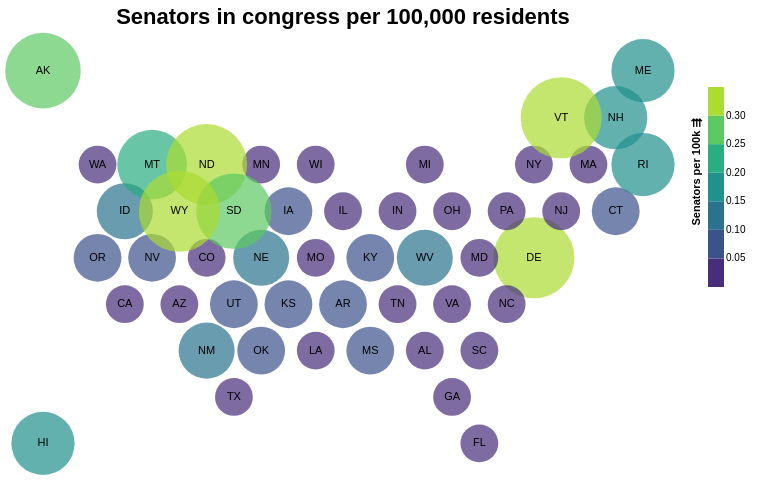

Write a Vega-Lite specification for this figure.
### Vega specification from a JSON file in a GitHub repository (floating-point values rounded to 4 significant figures)
{"$schema": "https://vega.github.io/schema/vega/v5.json", "background": "white", "padding": 5, "width": 600, "height": 400, "title": {"text": ["Senators in congress per 100,000 residents"], "fontSize": 22, "frame": "group"}, "style": "cell", "data": [{"name": "data-c0b37ec7a222f3d0e9fa06c9c4a9ae0e", "values": [{"%-electoral_votes": 1.67, "%-population": 1.55, "%-representatives": 1.61, "%-senators": 2, "Electoral votes per 100K": 0.19, "Population": 4779736, "Representatives per 100K": 0.15, "Senators per 100K": 0.04, "State": "Alabama", "State_Abbr": "AL", "States": "Alabama", "centroid_lat": 0.65, "centroid_lon": 15.0, "state_code": "AL", "type": "Feature", "geometry": {"type": "Polygon", "coordinates": [[[14.0, 0.1], [14.0, 1.2], [15.0, 1.8], [16, 1.2], [16, 0.1], [15.0, -0.5], [14.0, 0.1]]]}}, {"%-electoral_votes": 0.56, "%-population": 0.23, "%-representatives": 0.23, "%-senators": 2, "Electoral votes per 100K": 0.42, "Population": 710231, "Representatives per 100K": 0.14, "Senators per 100K": 0.28, "State": "Alaska", "State_Abbr": "AK", "States": "Alaska", "centroid_lat": 10.85, "centroid_lon": 1.0, "state_code": "AK", "type": "Feature", "geometry": {"type": "Polygon", "coordinates": [[[-3.243e-20, 10.3], [0, 11.4], [1.0, 12.0], [2, 11.4], [2, 10.3], [1.0, 9.7], [-3.243e-20, 10.3]]]}}, {"%-electoral_votes": 2.04, "%-population": 2.07, "%-representatives": 2.07, "%-senators": 2, "Electoral votes per 100K": 0.17, "Population": 6392017, "Representatives per 100K": 0.14, "Senators per 100K": 0.03, "State": "Arizona", "State_Abbr": "AZ", "States": "Arizona", "centroid_lat": 2.35, "centroid_lon": 6.0, "state_code": "AZ", "type": "Feature", "geometry": {"type": "Polygon", "coordinates": [[[5.0, 1.8], [5, 2.9], [6.0, 3.5], [7.0, 2.9], [7.0, 1.8], [6.0, 1.2], [5.0, 1.8]]]}}, {"%-electoral_votes": 1.12, "%-population": 0.94, "%-representatives": 0.92, "%-senators": 2, "Electoral votes per 100K": 0.21, "Population": 2915918, "Representatives per 100K": 0.14, "Senators per 100K": 0.07, "State": "Arkansas", "State_Abbr": "AR", "States": "Arkansas", "centroid_lat": 2.35, "centroid_lon": 12.0, "state_code": "AR", "type": "Feature", "geometry": {"type": "Polygon", "coordinates": [[[11.0, 1.8], [11, 2.9], [12, 3.5], [13.0, 2.9], [13.0, 1.8], [12.0, 1.2], [11.0, 1.8]]]}}, {"%-electoral_votes": 10.22, "%-population": 12.07, "%-representatives": 12.18, "%-senators": 2, "Electoral votes per 100K": 0.15, "Population": 37253956, "Representatives per 100K": 0.14, "Senators per 100K": 0.01, "State": "California", "State_Abbr": "CA", "States": "California", "centroid_lat": 2.35, "centroid_lon": 4, "state_code": "CA", "type": "Feature", "geometry": {"type": "Polygon", "coordinates": [[[3.0, 1.8], [3, 2.9], [4, 3.5], [5, 2.9], [5.0, 1.8], [4, 1.2], [3.0, 1.8]]]}}, {"%-electoral_votes": 1.67, "%-population": 1.63, "%-representatives": 1.61, "%-senators": 2, "Electoral votes per 100K": 0.18, "Population": 5029196, "Representatives per 100K": 0.14, "Senators per 100K": 0.04, "State": "Colorado", "State_Abbr": "CO", "States": "Colorado", "centroid_lat": 4.05, "centroid_lon": 7.0, "state_code": "CO", "type": "Feature", "geometry": {"type": "Polygon", "coordinates": [[[6.0, 3.5], [6.0, 4.6], [7.0, 5.2], [8, 4.6], [8.0, 3.5], [7.0, 2.9], [6.0, 3.5]]]}}, {"%-electoral_votes": 1.3, "%-population": 1.16, "%-representatives": 1.15, "%-senators": 2, "Electoral votes per 100K": 0.2, "Population": 3574097, "Representatives per 100K": 0.14, "Senators per 100K": 0.06, "State": "Connecticut", "State_Abbr": "CT", "States": "Connecticut", "centroid_lat": 5.75, "centroid_lon": 22.0, "state_code": "CT", "type": "Feature", "geometry": {"type": "Polygon", "coordinates": [[[21.0, 5.2], [21.0, 6.3], [22.0, 6.9], [23.0, 6.3], [23.0, 5.2], [22.0, 4.6], [21.0, 5.2]]]}}, {"%-electoral_votes": 0.56, "%-population": 0.19, "%-representatives": 0.23, "%-senators": 2, "Electoral votes per 100K": 0.5, "Population": 601723, "Representatives per 100K": 0.17, "Senators per 100K": 0.33, "State": "Delaware", "State_Abbr": "DE", "States": "Delaware", "centroid_lat": 4.05, "centroid_lon": 19.0, "state_code": "DE", "type": "Feature", "geometry": {"type": "Polygon", "coordinates": [[[18.0, 3.5], [18, 4.6], [19, 5.2], [20, 4.6], [20, 3.5], [19.0, 2.9], [18.0, 3.5]]]}}, {"%-electoral_votes": 5.39, "%-population": 6.09, "%-representatives": 6.21, "%-senators": 2, "Electoral votes per 100K": 0.15, "Population": 18801310, "Representatives per 100K": 0.14, "Senators per 100K": 0.01, "State": "Florida", "State_Abbr": "FL", "States": "Florida", "centroid_lat": -2.75, "centroid_lon": 17, "state_code": "FL", "type": "Feature", "geometry": {"type": "Polygon", "coordinates": [[[16, -2.2], [17.0, -1.6], [18.0, -2.2], [18, -3.3], [17.0, -3.9], [16, -3.3], [16, -2.2]]]}}, {"%-electoral_votes": 2.97, "%-population": 3.14, "%-representatives": 3.22, "%-senators": 2, "Electoral votes per 100K": 0.17, "Population": 9687653, "Representatives per 100K": 0.14, "Senators per 100K": 0.02, "State": "Georgia", "State_Abbr": "GA", "States": "Georgia", "centroid_lat": -1.05, "centroid_lon": 16, "state_code": "GA", "type": "Feature", "geometry": {"type": "Polygon", "coordinates": [[[15.0, -1.6], [15.0, -0.5], [16, 0.1], [17, -0.5], [17.0, -1.6], [16, -2.2], [15.0, -1.6]]]}}, {"%-electoral_votes": 0.74, "%-population": 0.44, "%-representatives": 0.46, "%-senators": 2, "Electoral votes per 100K": 0.29, "Population": 1360301, "Representatives per 100K": 0.15, "Senators per 100K": 0.15, "State": "Hawaii", "State_Abbr": "HI", "States": "Hawaii", "centroid_lat": -2.75, "centroid_lon": 1.0, "state_code": "HI", "type": "Feature", "geometry": {"type": "Polygon", "coordinates": [[[0, -3.3], [3.194e-20, -2.2], [1.0, -1.6], [2.0, -2.2], [2, -3.3], [1.0, -3.9], [0, -3.3]]]}}, {"%-electoral_votes": 0.74, "%-population": 0.51, "%-representatives": 0.46, "%-senators": 2, "Electoral votes per 100K": 0.26, "Population": 1567582, "Representatives per 100K": 0.13, "Senators per 100K": 0.13, "State": "Idaho", "State_Abbr": "ID", "States": "Idaho", "centroid_lat": 5.75, "centroid_lon": 4, "state_code": "ID", "type": "Feature", "geometry": {"type": "Polygon", "coordinates": [[[3.0, 5.2], [3.0, 6.3], [4, 6.9], [5, 6.3], [5.0, 5.2], [4.0, 4.6], [3.0, 5.2]]]}}, {"%-electoral_votes": 3.72, "%-population": 4.16, "%-representatives": 4.14, "%-senators": 2, "Electoral votes per 100K": 0.16, "Population": 12830632, "Representatives per 100K": 0.14, "Senators per 100K": 0.02, "State": "Illinois", "State_Abbr": "IL", "States": "Illinois", "centroid_lat": 5.75, "centroid_lon": 12, "state_code": "IL", "type": "Feature", "geometry": {"type": "Polygon", "coordinates": [[[11.0, 5.2], [11.0, 6.3], [12.0, 6.9], [13.0, 6.3], [13.0, 5.2], [12.0, 4.6], [11.0, 5.2]]]}}, {"%-electoral_votes": 2.04, "%-population": 2.1, "%-representatives": 2.07, "%-senators": 2, "Electoral votes per 100K": 0.17, "Population": 6483802, "Representatives per 100K": 0.14, "Senators per 100K": 0.03, "State": "Indiana", "State_Abbr": "IN", "States": "Indiana", "centroid_lat": 5.75, "centroid_lon": 14.0, "state_code": "IN", "type": "Feature", "geometry": {"type": "Polygon", "coordinates": [[[13.0, 5.2], [13.0, 6.3], [14.0, 6.9], [15.0, 6.3], [15.0, 5.2], [14.0, 4.6], [13.0, 5.2]]]}}, {"%-electoral_votes": 1.12, "%-population": 0.99, "%-representatives": 0.92, "%-senators": 2, "Electoral votes per 100K": 0.2, "Population": 3046355, "Representatives per 100K": 0.13, "Senators per 100K": 0.07, "State": "Iowa", "State_Abbr": "IA", "States": "Iowa", "centroid_lat": 5.75, "centroid_lon": 10, "state_code": "IA", "type": "Feature", "geometry": {"type": "Polygon", "coordinates": [[[9.0, 5.2], [9.0, 6.3], [10, 6.9], [11.0, 6.3], [11.0, 5.2], [10.0, 4.6], [9.0, 5.2]]]}}, {"%-electoral_votes": 1.12, "%-population": 0.92, "%-representatives": 0.92, "%-senators": 2, "Electoral votes per 100K": 0.21, "Population": 2853118, "Representatives per 100K": 0.14, "Senators per 100K": 0.07, "State": "Kansas", "State_Abbr": "KS", "States": "Kansas", "centroid_lat": 2.35, "centroid_lon": 10, "state_code": "KS", "type": "Feature", "geometry": {"type": "Polygon", "coordinates": [[[9.0, 1.8], [9.0, 2.9], [10, 3.5], [11, 2.9], [11.0, 1.8], [10.0, 1.2], [9.0, 1.8]]]}}, {"%-electoral_votes": 1.49, "%-population": 1.41, "%-representatives": 1.38, "%-senators": 2, "Electoral votes per 100K": 0.18, "Population": 4339367, "Representatives per 100K": 0.14, "Senators per 100K": 0.05, "State": "Kentucky", "State_Abbr": "KY", "States": "Kentucky", "centroid_lat": 4.05, "centroid_lon": 13, "state_code": "KY", "type": "Feature", "geometry": {"type": "Polygon", "coordinates": [[[12, 3.5], [12.0, 4.6], [13.0, 5.2], [14.0, 4.6], [14.0, 3.5], [13.0, 2.9], [12, 3.5]]]}}, {"%-electoral_votes": 1.49, "%-population": 1.47, "%-representatives": 1.38, "%-senators": 2, "Electoral votes per 100K": 0.18, "Population": 4533372, "Representatives per 100K": 0.13, "Senators per 100K": 0.04, "State": "Louisiana", "State_Abbr": "LA", "States": "Louisiana", "centroid_lat": 0.65, "centroid_lon": 11.0, "state_code": "LA", "type": "Feature", "geometry": {"type": "Polygon", "coordinates": [[[10.0, 0.1], [10.0, 1.2], [11.0, 1.8], [12.0, 1.2], [12.0, 0.1], [11.0, -0.5], [10.0, 0.1]]]}}, {"%-electoral_votes": 0.74, "%-population": 0.43, "%-representatives": 0.46, "%-senators": 2, "Electoral votes per 100K": 0.3, "Population": 1328361, "Representatives per 100K": 0.15, "Senators per 100K": 0.15, "State": "Maine", "State_Abbr": "ME", "States": "Maine", "centroid_lat": 10.85, "centroid_lon": 23, "state_code": "ME", "type": "Feature", "geometry": {"type": "Polygon", "coordinates": [[[22.0, 11.4], [23.0, 12.0], [24.0, 11.4], [24.0, 10.3], [23.0, 9.7], [22, 10.3], [22.0, 11.4]]]}}, {"%-electoral_votes": 1.86, "%-population": 1.87, "%-representatives": 1.84, "%-senators": 2, "Electoral votes per 100K": 0.17, "Population": 5773552, "Representatives per 100K": 0.14, "Senators per 100K": 0.03, "State": "Maryland", "State_Abbr": "MD", "States": "Maryland", "centroid_lat": 4.05, "centroid_lon": 17.0, "state_code": "MD", "type": "Feature", "geometry": {"type": "Polygon", "coordinates": [[[16, 3.5], [16.0, 4.6], [17.0, 5.2], [18, 4.6], [18.0, 3.5], [17.0, 2.9], [16, 3.5]]]}}, {"%-electoral_votes": 2.04, "%-population": 2.12, "%-representatives": 2.07, "%-senators": 2, "Electoral votes per 100K": 0.17, "Population": 6547629, "Representatives per 100K": 0.14, "Senators per 100K": 0.03, "State": "Massachusetts", "State_Abbr": "MA", "States": "Massachusetts", "centroid_lat": 7.45, "centroid_lon": 21.0, "state_code": "MA", "type": "Feature", "geometry": {"type": "Polygon", "coordinates": [[[20.0, 6.9], [20.0, 8.0], [21, 8.6], [22.0, 8.0], [22.0, 6.9], [21.0, 6.3], [20.0, 6.9]]]}}, {"%-electoral_votes": 2.97, "%-population": 3.2, "%-representatives": 3.22, "%-senators": 2, "Electoral votes per 100K": 0.16, "Population": 9883640, "Representatives per 100K": 0.14, "Senators per 100K": 0.02, "State": "Michigan", "State_Abbr": "MI", "States": "Michigan", "centroid_lat": 7.45, "centroid_lon": 15, "state_code": "MI", "type": "Feature", "geometry": {"type": "Polygon", "coordinates": [[[14.0, 8.0], [15.0, 8.6], [16.0, 8.0], [16.0, 6.9], [15.0, 6.3], [14.0, 6.9], [14.0, 8.0]]]}}, {"%-electoral_votes": 1.86, "%-population": 1.72, "%-representatives": 1.84, "%-senators": 2, "Electoral votes per 100K": 0.19, "Population": 5303925, "Representatives per 100K": 0.15, "Senators per 100K": 0.04, "State": "Minnesota", "State_Abbr": "MN", "States": "Minnesota", "centroid_lat": 7.45, "centroid_lon": 9.0, "state_code": "MN", "type": "Feature", "geometry": {"type": "Polygon", "coordinates": [[[8.0, 6.9], [8.0, 8.0], [9.0, 8.6], [10.0, 8.0], [10, 6.9], [9.0, 6.3], [8.0, 6.9]]]}}, {"%-electoral_votes": 1.12, "%-population": 0.96, "%-representatives": 0.92, "%-senators": 2, "Electoral votes per 100K": 0.2, "Population": 2967297, "Representatives per 100K": 0.13, "Senators per 100K": 0.07, "State": "Mississippi", "State_Abbr": "MS", "States": "Mississippi", "centroid_lat": 0.65, "centroid_lon": 13, "state_code": "MS", "type": "Feature", "geometry": {"type": "Polygon", "coordinates": [[[12.0, 1.2], [13.0, 1.8], [14.0, 1.2], [14.0, 0.1], [13.0, -0.5], [12.0, 0.1], [12.0, 1.2]]]}}, {"%-electoral_votes": 1.86, "%-population": 1.94, "%-representatives": 1.84, "%-senators": 2, "Electoral votes per 100K": 0.17, "Population": 5988927, "Representatives per 100K": 0.13, "Senators per 100K": 0.03, "State": "Missouri", "State_Abbr": "MO", "States": "Missouri", "centroid_lat": 4.05, "centroid_lon": 11, "state_code": "MO", "type": "Feature", "geometry": {"type": "Polygon", "coordinates": [[[10.0, 4.6], [11.0, 5.2], [12.0, 4.6], [12, 3.5], [11, 2.9], [10, 3.5], [10.0, 4.6]]]}}, {"%-electoral_votes": 0.56, "%-population": 0.32, "%-representatives": 0.23, "%-senators": 2, "Electoral votes per 100K": 0.3, "Population": 989415, "Representatives per 100K": 0.1, "Senators per 100K": 0.2, "State": "Montana", "State_Abbr": "MT", "States": "Montana", "centroid_lat": 7.45, "centroid_lon": 5.0, "state_code": "MT", "type": "Feature", "geometry": {"type": "Polygon", "coordinates": [[[4, 6.9], [4.0, 8.0], [5.0, 8.6], [6, 8.0], [6.0, 6.9], [5, 6.3], [4, 6.9]]]}}, {"%-electoral_votes": 0.93, "%-population": 0.59, "%-representatives": 0.69, "%-senators": 2, "Electoral votes per 100K": 0.27, "Population": 1826341, "Representatives per 100K": 0.16, "Senators per 100K": 0.11, "State": "Nebraska", "State_Abbr": "NE", "States": "Nebraska", "centroid_lat": 4.05, "centroid_lon": 9.0, "state_code": "NE", "type": "Feature", "geometry": {"type": "Polygon", "coordinates": [[[8.0, 3.5], [8, 4.6], [9.0, 5.2], [10.0, 4.6], [10, 3.5], [9.0, 2.9], [8.0, 3.5]]]}}, {"%-electoral_votes": 1.12, "%-population": 0.87, "%-representatives": 0.92, "%-senators": 2, "Electoral votes per 100K": 0.22, "Population": 2700551, "Representatives per 100K": 0.15, "Senators per 100K": 0.07, "State": "Nevada", "State_Abbr": "NV", "States": "Nevada", "centroid_lat": 4.05, "centroid_lon": 5.0, "state_code": "NV", "type": "Feature", "geometry": {"type": "Polygon", "coordinates": [[[4.0, 4.6], [5.0, 5.2], [6.0, 4.6], [6.0, 3.5], [5, 2.9], [4, 3.5], [4.0, 4.6]]]}}, {"%-electoral_votes": 0.74, "%-population": 0.43, "%-representatives": 0.46, "%-senators": 2, "Electoral votes per 100K": 0.3, "Population": 1316470, "Representatives per 100K": 0.15, "Senators per 100K": 0.15, "State": "New Hampshire", "State_Abbr": "NH", "States": "New Hampshire", "centroid_lat": 9.15, "centroid_lon": 22.0, "state_code": "NH", "type": "Feature", "geometry": {"type": "Polygon", "coordinates": [[[21, 8.6], [21.0, 9.7], [22, 10.3], [23.0, 9.7], [23.0, 8.6], [22.0, 8.0], [21, 8.6]]]}}, {"%-electoral_votes": 2.6, "%-population": 2.85, "%-representatives": 2.76, "%-senators": 2, "Electoral votes per 100K": 0.16, "Population": 8791894, "Representatives per 100K": 0.14, "Senators per 100K": 0.02, "State": "New Jersey", "State_Abbr": "NJ", "States": "New Jersey", "centroid_lat": 5.75, "centroid_lon": 20, "state_code": "NJ", "type": "Feature", "geometry": {"type": "Polygon", "coordinates": [[[19, 5.2], [19.0, 6.3], [20.0, 6.9], [21.0, 6.3], [21.0, 5.2], [20, 4.6], [19, 5.2]]]}}, {"%-electoral_votes": 0.93, "%-population": 0.67, "%-representatives": 0.69, "%-senators": 2, "Electoral votes per 100K": 0.24, "Population": 2059179, "Representatives per 100K": 0.15, "Senators per 100K": 0.1, "State": "New Mexico", "State_Abbr": "NM", "States": "New Mexico", "centroid_lat": 0.65, "centroid_lon": 7.0, "state_code": "NM", "type": "Feature", "geometry": {"type": "Polygon", "coordinates": [[[6.0, 0.1], [6.0, 1.2], [7.0, 1.8], [8, 1.2], [8.0, 0.1], [7.0, -0.5], [6.0, 0.1]]]}}, {"%-electoral_votes": 5.39, "%-population": 6.28, "%-representatives": 6.21, "%-senators": 2, "Electoral votes per 100K": 0.15, "Population": 19378102, "Representatives per 100K": 0.14, "Senators per 100K": 0.01, "State": "New York", "State_Abbr": "NY", "States": "New York", "centroid_lat": 7.45, "centroid_lon": 19.0, "state_code": "NY", "type": "Feature", "geometry": {"type": "Polygon", "coordinates": [[[18.0, 6.9], [18.0, 8.0], [19.0, 8.6], [20.0, 8.0], [20.0, 6.9], [19.0, 6.3], [18.0, 6.9]]]}}, {"%-electoral_votes": 2.79, "%-population": 3.09, "%-representatives": 2.99, "%-senators": 2, "Electoral votes per 100K": 0.16, "Population": 9535483, "Representatives per 100K": 0.14, "Senators per 100K": 0.02, "State": "North Carolina", "State_Abbr": "NC", "States": "North Carolina", "centroid_lat": 2.35, "centroid_lon": 18.0, "state_code": "NC", "type": "Feature", "geometry": {"type": "Polygon", "coordinates": [[[17.0, 1.8], [17.0, 2.9], [18.0, 3.5], [19.0, 2.9], [19.0, 1.8], [18.0, 1.2], [17.0, 1.8]]]}}, {"%-electoral_votes": 0.56, "%-population": 0.22, "%-representatives": 0.23, "%-senators": 2, "Electoral votes per 100K": 0.45, "Population": 672591, "Representatives per 100K": 0.15, "Senators per 100K": 0.3, "State": "North Dakota", "State_Abbr": "ND", "States": "North Dakota", "centroid_lat": 7.45, "centroid_lon": 7.0, "state_code": "ND", "type": "Feature", "geometry": {"type": "Polygon", "coordinates": [[[6.0, 6.9], [6, 8.0], [7.0, 8.6], [8.0, 8.0], [8.0, 6.9], [7.0, 6.3], [6.0, 6.9]]]}}, {"%-electoral_votes": 3.35, "%-population": 3.74, "%-representatives": 3.68, "%-senators": 2, "Electoral votes per 100K": 0.16, "Population": 11536504, "Representatives per 100K": 0.14, "Senators per 100K": 0.02, "State": "Ohio", "State_Abbr": "OH", "States": "Ohio", "centroid_lat": 5.75, "centroid_lon": 16, "state_code": "OH", "type": "Feature", "geometry": {"type": "Polygon", "coordinates": [[[15.0, 5.2], [15.0, 6.3], [16.0, 6.9], [17.0, 6.3], [17.0, 5.2], [16.0, 4.6], [15.0, 5.2]]]}}, {"%-electoral_votes": 1.3, "%-population": 1.22, "%-representatives": 1.15, "%-senators": 2, "Electoral votes per 100K": 0.19, "Population": 3751351, "Representatives per 100K": 0.13, "Senators per 100K": 0.05, "State": "Oklahoma", "State_Abbr": "OK", "States": "Oklahoma", "centroid_lat": 0.65, "centroid_lon": 9.0, "state_code": "OK", "type": "Feature", "geometry": {"type": "Polygon", "coordinates": [[[8.0, 0.1], [8, 1.2], [9.0, 1.8], [10.0, 1.2], [10.0, 0.1], [9.0, -0.5], [8.0, 0.1]]]}}, {"%-electoral_votes": 1.3, "%-population": 1.24, "%-representatives": 1.15, "%-senators": 2, "Electoral votes per 100K": 0.18, "Population": 3831074, "Representatives per 100K": 0.13, "Senators per 100K": 0.05, "State": "Oregon", "State_Abbr": "OR", "States": "Oregon", "centroid_lat": 4.05, "centroid_lon": 3, "state_code": "OR", "type": "Feature", "geometry": {"type": "Polygon", "coordinates": [[[2.0, 4.6], [3.0, 5.2], [4.0, 4.6], [4, 3.5], [3, 2.9], [2.0, 3.5], [2.0, 4.6]]]}}, {"%-electoral_votes": 3.72, "%-population": 4.11, "%-representatives": 4.14, "%-senators": 2, "Electoral votes per 100K": 0.16, "Population": 12702379, "Representatives per 100K": 0.14, "Senators per 100K": 0.02, "State": "Pennsylvania", "State_Abbr": "PA", "States": "Pennsylvania", "centroid_lat": 5.75, "centroid_lon": 18, "state_code": "PA", "type": "Feature", "geometry": {"type": "Polygon", "coordinates": [[[17.0, 5.2], [17.0, 6.3], [18.0, 6.9], [19.0, 6.3], [19, 5.2], [18, 4.6], [17.0, 5.2]]]}}, {"%-electoral_votes": 0.74, "%-population": 0.34, "%-representatives": 0.46, "%-senators": 2, "Electoral votes per 100K": 0.38, "Population": 1052567, "Representatives per 100K": 0.19, "Senators per 100K": 0.19, "State": "Rhode Island", "State_Abbr": "RI", "States": "Rhode Island", "centroid_lat": 7.45, "centroid_lon": 23.0, "state_code": "RI", "type": "Feature", "geometry": {"type": "Polygon", "coordinates": [[[22.0, 8.0], [23.0, 8.6], [24.0, 8.0], [24.0, 6.9], [23.0, 6.3], [22.0, 6.9], [22.0, 8.0]]]}}, {"%-electoral_votes": 1.67, "%-population": 1.5, "%-representatives": 1.61, "%-senators": 2, "Electoral votes per 100K": 0.19, "Population": 4625364, "Representatives per 100K": 0.15, "Senators per 100K": 0.04, "State": "South Carolina", "State_Abbr": "SC", "States": "South Carolina", "centroid_lat": 0.65, "centroid_lon": 17, "state_code": "SC", "type": "Feature", "geometry": {"type": "Polygon", "coordinates": [[[16, 0.1], [16, 1.2], [17.0, 1.8], [18.0, 1.2], [18.0, 0.1], [17, -0.5], [16, 0.1]]]}}, {"%-electoral_votes": 0.56, "%-population": 0.26, "%-representatives": 0.23, "%-senators": 2, "Electoral votes per 100K": 0.37, "Population": 814180, "Representatives per 100K": 0.12, "Senators per 100K": 0.25, "State": "South Dakota", "State_Abbr": "SD", "States": "South Dakota", "centroid_lat": 5.75, "centroid_lon": 8.0, "state_code": "SD", "type": "Feature", "geometry": {"type": "Polygon", "coordinates": [[[7.0, 6.3], [8.0, 6.9], [9.0, 6.3], [9.0, 5.2], [8, 4.6], [7.0, 5.2], [7.0, 6.3]]]}}, {"%-electoral_votes": 2.04, "%-population": 2.06, "%-representatives": 2.07, "%-senators": 2, "Electoral votes per 100K": 0.17, "Population": 6346105, "Representatives per 100K": 0.14, "Senators per 100K": 0.03, "State": "Tennessee", "State_Abbr": "TN", "States": "Tennessee", "centroid_lat": 2.35, "centroid_lon": 14, "state_code": "TN", "type": "Feature", "geometry": {"type": "Polygon", "coordinates": [[[13.0, 2.9], [14.0, 3.5], [15.0, 2.9], [15.0, 1.8], [14.0, 1.2], [13.0, 1.8], [13.0, 2.9]]]}}, {"%-electoral_votes": 7.06, "%-population": 8.14, "%-representatives": 8.28, "%-senators": 2, "Electoral votes per 100K": 0.15, "Population": 25145561, "Representatives per 100K": 0.14, "Senators per 100K": 0.01, "State": "Texas", "State_Abbr": "TX", "States": "Texas", "centroid_lat": -1.05, "centroid_lon": 8, "state_code": "TX", "type": "Feature", "geometry": {"type": "Polygon", "coordinates": [[[7, -1.6], [7.0, -0.5], [8.0, 0.1], [9.0, -0.5], [9.0, -1.6], [8.0, -2.2], [7, -1.6]]]}}, {"%-electoral_votes": 1.12, "%-population": 0.9, "%-representatives": 0.92, "%-senators": 2, "Electoral votes per 100K": 0.22, "Population": 2763885, "Representatives per 100K": 0.14, "Senators per 100K": 0.07, "State": "Utah", "State_Abbr": "UT", "States": "Utah", "centroid_lat": 2.35, "centroid_lon": 8.0, "state_code": "UT", "type": "Feature", "geometry": {"type": "Polygon", "coordinates": [[[7.0, 2.9], [8.0, 3.5], [9.0, 2.9], [9.0, 1.8], [8, 1.2], [7.0, 1.8], [7.0, 2.9]]]}}, {"%-electoral_votes": 0.56, "%-population": 0.2, "%-representatives": 0.23, "%-senators": 2, "Electoral votes per 100K": 0.48, "Population": 625741, "Representatives per 100K": 0.16, "Senators per 100K": 0.32, "State": "Vermont", "State_Abbr": "VT", "States": "Vermont", "centroid_lat": 9.15, "centroid_lon": 20.0, "state_code": "VT", "type": "Feature", "geometry": {"type": "Polygon", "coordinates": [[[19.0, 8.6], [19.0, 9.7], [20.0, 10.3], [21.0, 9.7], [21, 8.6], [20.0, 8.0], [19.0, 8.6]]]}}, {"%-electoral_votes": 2.42, "%-population": 2.59, "%-representatives": 2.53, "%-senators": 2, "Electoral votes per 100K": 0.16, "Population": 8001024, "Representatives per 100K": 0.14, "Senators per 100K": 0.02, "State": "Virginia", "State_Abbr": "VA", "States": "Virginia", "centroid_lat": 2.35, "centroid_lon": 16.0, "state_code": "VA", "type": "Feature", "geometry": {"type": "Polygon", "coordinates": [[[15.0, 2.9], [16, 3.5], [17.0, 2.9], [17.0, 1.8], [16, 1.2], [15.0, 1.8], [15.0, 2.9]]]}}, {"%-electoral_votes": 2.23, "%-population": 2.18, "%-representatives": 2.3, "%-senators": 2, "Electoral votes per 100K": 0.18, "Population": 6724540, "Representatives per 100K": 0.15, "Senators per 100K": 0.03, "State": "Washington", "State_Abbr": "WA", "States": "Washington", "centroid_lat": 7.45, "centroid_lon": 3, "state_code": "WA", "type": "Feature", "geometry": {"type": "Polygon", "coordinates": [[[2.0, 8.0], [3, 8.6], [4.0, 8.0], [4, 6.9], [3.0, 6.3], [2, 6.9], [2.0, 8.0]]]}}, {"%-electoral_votes": 0.93, "%-population": 0.6, "%-representatives": 0.69, "%-senators": 2, "Electoral votes per 100K": 0.27, "Population": 1852994, "Representatives per 100K": 0.16, "Senators per 100K": 0.11, "State": "West Virginia", "State_Abbr": "WV", "States": "West Virginia", "centroid_lat": 4.05, "centroid_lon": 15.0, "state_code": "WV", "type": "Feature", "geometry": {"type": "Polygon", "coordinates": [[[14.0, 3.5], [14.0, 4.6], [15.0, 5.2], [16.0, 4.6], [16, 3.5], [15.0, 2.9], [14.0, 3.5]]]}}, {"%-electoral_votes": 1.86, "%-population": 1.84, "%-representatives": 1.84, "%-senators": 2, "Electoral votes per 100K": 0.18, "Population": 5686986, "Representatives per 100K": 0.14, "Senators per 100K": 0.04, "State": "Wisconsin", "State_Abbr": "WI", "States": "Wisconsin", "centroid_lat": 7.45, "centroid_lon": 11.0, "state_code": "WI", "type": "Feature", "geometry": {"type": "Polygon", "coordinates": [[[10.0, 8.0], [11.0, 8.6], [12.0, 8.0], [12.0, 6.9], [11.0, 6.3], [10, 6.9], [10.0, 8.0]]]}}, {"%-electoral_votes": 0.56, "%-population": 0.18, "%-representatives": 0.23, "%-senators": 2, "Electoral votes per 100K": 0.53, "Population": 563626, "Representatives per 100K": 0.18, "Senators per 100K": 0.35, "State": "Wyoming", "State_Abbr": "WY", "States": "Wyoming", "centroid_lat": 5.75, "centroid_lon": 6.0, "state_code": "WY", "type": "Feature", "geometry": {"type": "Polygon", "coordinates": [[[5.0, 5.2], [5, 6.3], [6.0, 6.9], [7.0, 6.3], [7.0, 5.2], [6.0, 4.6], [5.0, 5.2]]]}}]}, {"name": "data_1", "source": "data-c0b37ec7a222f3d0e9fa06c9c4a9ae0e", "transform": [{"type": "extent", "field": "Senators per 100K", "signal": "layer_0_bin_maxbins_8_Senators_per_100K_extent"}, {"type": "bin", "field": "Senators per 100K", "as": ["bin_maxbins_8_Senators per 100K", "bin_maxbins_8_Senators per 100K_end"], "signal": "layer_0_bin_maxbins_8_Senators_per_100K_bins", "extent": {"signal": "layer_0_bin_maxbins_8_Senators_per_100K_extent"}, "maxbins": 8}, {"type": "geojson", "fields": ["centroid_lon", "centroid_lat"], "signal": "layer_0_geojson_0"}, {"type": "geopoint", "projection": "projection", "fields": ["centroid_lon", "centroid_lat"], "as": ["layer_0_x", "layer_0_y"]}, {"type": "filter", "expr": "isValid(datum[\"bin_maxbins_8_Senators per 100K\"]) && isFinite(+datum[\"bin_maxbins_8_Senators per 100K\"])"}]}, {"name": "data_2", "source": "data-c0b37ec7a222f3d0e9fa06c9c4a9ae0e", "transform": [{"type": "geojson", "fields": ["centroid_lon", "centroid_lat"], "signal": "layer_1_geojson_0"}, {"type": "geopoint", "projection": "projection", "fields": ["centroid_lon", "centroid_lat"], "as": ["layer_1_x", "layer_1_y"]}]}], "projections": [{"name": "projection", "size": {"signal": "[width, height]"}, "fit": {"signal": "[layer_0_geojson_0, layer_1_geojson_0]"}}], "marks": [{"name": "layer_0_marks", "type": "symbol", "style": ["circle"], "from": {"data": "data_1"}, "encode": {"update": {"opacity": {"value": 0.7}, "fill": {"signal": "scale(\"color\", 0.5 * datum[\"bin_maxbins_8_Senators per 100K\"] + 0.5 * datum[\"bin_maxbins_8_Senators per 100K_end\"])"}, "tooltip": {"signal": "{\"State\": isValid(datum[\"State\"]) ? datum[\"State\"] : \"\"+datum[\"State\"], \"Senators per 100K\": format(datum[\"Senators per 100K\"], \"\"), \"%-population\": format(datum[\"%-population\"], \"\"), \"%-senators\": format(datum[\"%-senators\"], \"\")}"}, "ariaRoleDescription": {"value": "circle"}, "description": {"signal": "\"Senators ⇶: \" + (!isValid(datum[\"bin_maxbins_8_Senators per 100K\"]) || !isFinite(+datum[\"bin_maxbins_8_Senators per 100K\"]) ? \"null\" : format(datum[\"bin_maxbins_8_Senators per 100K\"], \"\") + \" – \" + format(datum[\"bin_maxbins_8_Senators per 100K_end\"], \"\")) + \"; centroid_lat: \" + (format(datum[\"centroid_lat\"], \"\")) + \"; centroid_lon: \" + (format(datum[\"centroid_lon\"], \"\")) + \"; Senators per 100K (binned): \" + (!isValid(datum[\"bin_maxbins_8_Senators per 100K\"]) || !isFinite(+datum[\"bin_maxbins_8_Senators per 100K\"]) ? \"null\" : format(datum[\"bin_maxbins_8_Senators per 100K\"], \"\") + \" – \" + format(datum[\"bin_maxbins_8_Senators per 100K_end\"], \"\")) + \"; State: \" + (isValid(datum[\"State\"]) ? datum[\"State\"] : \"\"+datum[\"State\"]) + \"; Senators per 100K: \" + (format(datum[\"Senators per 100K\"], \"\")) + \"; %-population: \" + (format(datum[\"%-population\"], \"\")) + \"; %-senators: \" + (format(datum[\"%-senators\"], \"\"))"}, "x": {"field": "layer_0_x"}, "y": {"field": "layer_0_y"}, "size": {"signal": "scale(\"size\", 0.5 * datum[\"bin_maxbins_8_Senators per 100K\"] + 0.5 * datum[\"bin_maxbins_8_Senators per 100K_end\"])"}, "shape": {"value": "circle"}}}}, {"name": "layer_1_marks", "type": "text", "style": ["text"], "from": {"data": "data_2"}, "encode": {"update": {"fill": {"value": "black"}, "description": {"signal": "\"centroid_lat: \" + (format(datum[\"centroid_lat\"], \"\")) + \"; centroid_lon: \" + (format(datum[\"centroid_lon\"], \"\")) + \"; state_code: \" + (isValid(datum[\"state_code\"]) ? datum[\"state_code\"] : \"\"+datum[\"state_code\"])"}, "x": {"field": "layer_1_x"}, "y": {"field": "layer_1_y"}, "text": {"signal": "isValid(datum[\"state_code\"]) ? datum[\"state_code\"] : \"\"+datum[\"state_code\"]"}, "align": {"value": "center"}, "baseline": {"value": "middle"}}}}], "scales": [{"name": "color", "type": "bin-ordinal", "range": {"scheme": "viridis"}, "bins": {"signal": "layer_0_bin_maxbins_8_Senators_per_100K_bins"}, "interpolate": "hcl"}, {"name": "size", "type": "linear", "domain": {"signal": "[layer_0_bin_maxbins_8_Senators_per_100K_bins.start, layer_0_bin_maxbins_8_Senators_per_100K_bins.stop]"}, "range": [1000, 7000], "bins": {"signal": "layer_0_bin_maxbins_8_Senators_per_100K_bins"}, "zero": true}], "legends": [{"orient": "right", "padding": 30, "title": "Senators per 100k ⇶", "titleOrient": "left", "fill": "color", "symbolType": "circle", "encode": {"symbols": {"update": {"opacity": {"value": 0.7}}}}}], "config": {"style": {"cell": {"stroke": null}}}}
